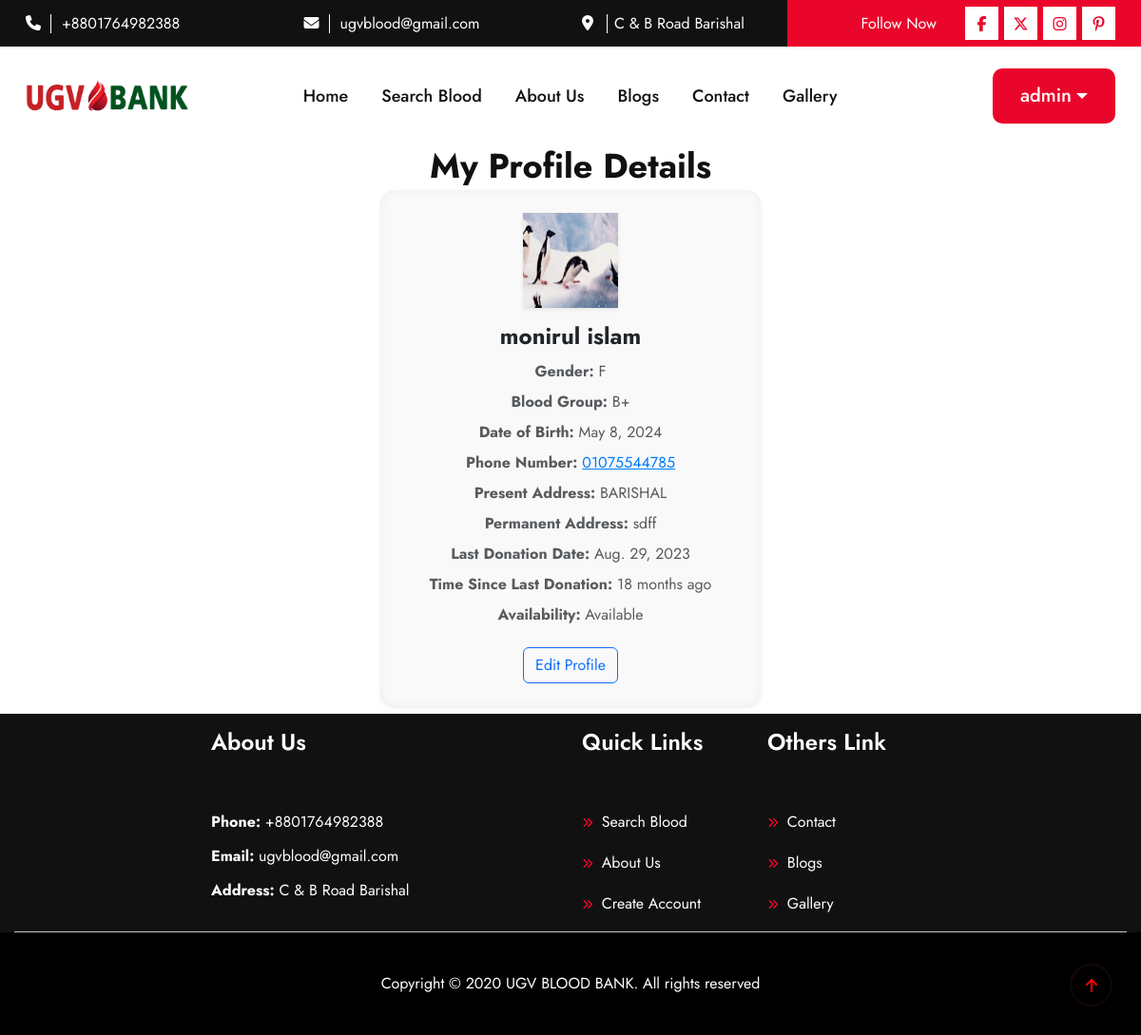
The page /profile/ (signed in) on the database as committed earlier.
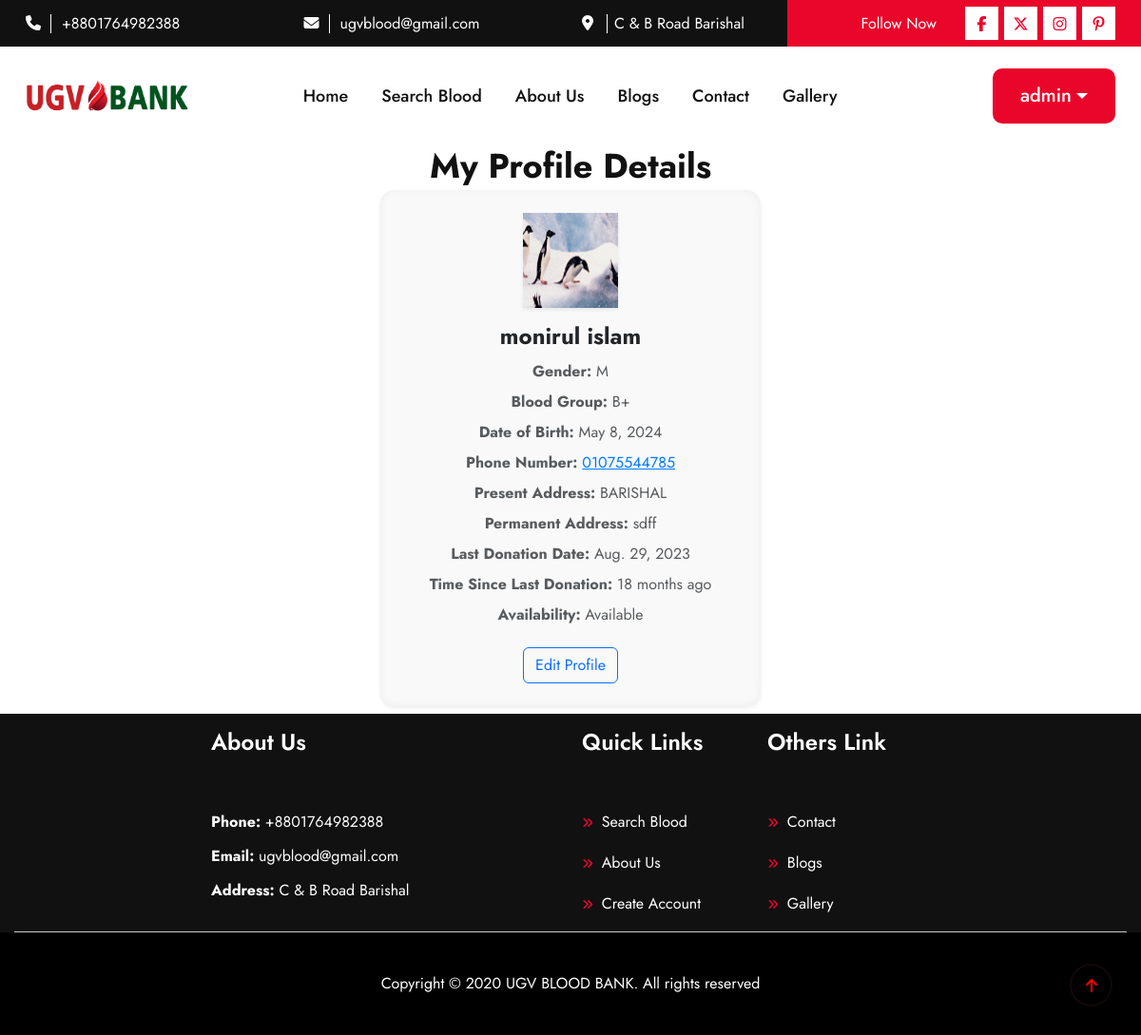
The same page on the database as committed later.
### blood/models.py (models this page shows, shortened)
class DonorProfile(models.Model):
    BLOOD_GROUP_CHOICES = [
        ('A+', 'A+'), ('A-', 'A-'),
        ('B+', 'B+'), ('B-', 'B-'),
        ('AB+', 'AB+'), ('AB-', 'AB-'),
        ('O+', 'O+'), ('O-', 'O-')
    ]
    GENDER_CHOICES = [
        ('M', 'Male'),
        ('F', 'Female'),
        ('O', 'Other'),
    ]
    user = models.OneToOneField(User, on_delete=models.CASCADE)
    full_name = models.CharField(max_length=80)
    profile_picture = models.ImageField(upload_to='profile_pics/', blank=True, null=True)
    blood_group = models.CharField(max_length=3, choices=BLOOD_GROUP_CHOICES)
    gender = models.CharField(max_length=1, choices=GENDER_CHOICES)  # New field for gender
    date_of_birth = models.DateField()
    phone_number = models.CharField(
        max_length=11,
        validators=[RegexValidator(regex=r'^\+?1?\d{9,15}$')]
    )
    present_address = models.TextField(max_length=400)
    permanent_address = models.TextField(max_length=400, blank=True, null=True)
    last_donation_date = models.DateField(blank=True, null=True)
    availability = models.BooleanField(default=True)  # To indicate if they are available for donation

### blood/views.py (the view)
# urls.py: path('profile/', my_details, name='my_details'),
@login_required
def my_details(request):
    try:
        profile = DonorProfile.objects.get(user=request.user)
    except DonorProfile.DoesNotExist:
        return redirect('manage_profile')  # Adjust this if your URL name is different
    return render(request, 'my_details.html', {'profile': profile})

### blood/context_processors.py (called while the page is built)
def site_information(request):
    site_info = SiteInfo.objects.first()
    return {
        'site_info': site_info
    }

### blood/templatetags/date_extras.py (called while the page is built)
@register.filter
def days_since(value):
    if not value:
        return "N/A", False
    today = date.today()
    difference = today - value
    days = abs(difference.days)  # Ensure no negative values
    more_than_4_months = days >= 120
    if days < 30:
        time_since = f"{days} days ago"
    else:
        months = days // 30
        time_since = f"{months} months ago" if months > 1 else "1 month ago"
    return time_since, more_than_4_months

### templates/my_details.html (shortened to what this page needs)
{% extends "base.html" %}
{% load static %}
{% load date_extras %}
{% block content %}
<div class="container mb-2 ">
    <h3 class="text-center mb-1">My Profile Details</h3>
    <div class="card border-0 shadow-sm" style="max-width: 400px; margin: auto; background: #f9f9f9;">
        <div class="card-body text-center p-4">
            <div class="mb-3">
                {% if profile.profile_picture %}
                    <img src="{{ profile.profile_picture.url }}" alt="Profile Picture" class="rounded-rectangle shadow-sm" style="width: 100px; height: 100px;">
                {% else %}
                    <img src="{% static 'default_profile.jpg' %}" alt="Profile Picture" class="rounded-rectangle shadow-sm" style="width: 100px; height: 100px;">
                {% endif %}
            </div>
            <h5 class="card-title text-dark font-weight-bold">{{ profile.full_name }}</h5>
            <p class="text-muted mb-1"><strong>Gender:</strong> {{ profile.gender }}</p>
            <p class="text-muted mb-1"><strong>Blood Group:</strong> {{ profile.blood_group }}</p>
            <p class="text-muted mb-1"><strong>Date of Birth:</strong> {{ profile.date_of_birth }}</p>
            <p class="text-muted mb-1"><strong>Phone Number:</strong> <span class="copyable">{{ profile.phone_number }}</span></p>
            <p class="text-muted mb-1"><strong>Present Address:</strong> {{ profile.present_address }}</p>
            <p class="text-muted mb-1"><strong>Permanent Address:</strong> {{ profile.permanent_address|default:"N/A" }}</p>
            <p class="text-muted mb-1"><strong>Last Donation Date:</strong> {{ profile.last_donation_date|default:"N/A" }}</p>
            {% if profile.last_donation_date %}
                {% with profile.last_donation_date|days_since as days_info %}
                    <p class="text-muted mb-1">
                        <strong>Time Since Last Donation:</strong>
                        <span class="{{ days_info.1 }}">{{ days_info.0 }}</span>
                    </p>
                {% endwith %}
            {% endif %}
            <p class="text-muted mb-1"><strong>Availability:</strong> {{ profile.availability|yesno:"Available,Not Available" }}</p>
            <a href="{% url 'manage_profile' %}" class="btn btn-outline-primary mt-3">Edit Profile</a>
        </div>
    </div>
</div>
{% endblock %}

Rows that differ between the two databases and show on the page:
changed DonorProfile "monirul islam": gender "F" → "M"
